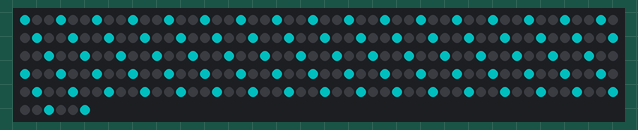
Recording of a sketch running on a simulated Arduino Uno, built with avr-gcc and run on an emulated ATmega328P. On the bench: 256 RGB LEDs in strip order, left to right, continuing on the next row. Dim RGB values are drawn brighter than linear.

Above: at 0.18 s.
At 64.48 s:
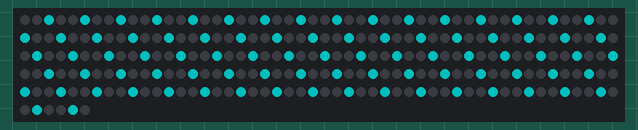
At 129.39 s:
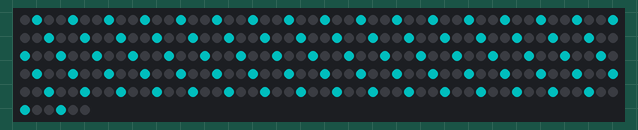

The sketch:

sketch_mar18b.ino
```cpp
#include <Adafruit_NeoPixel.h>

#define PIN 6              // Arduino pin 6 to DIN of 8x32 matrix.
#define LED_COUNT 256      // 8x32 = 256 NeoPixel leds
#define BRIGHTNESS 80      // to reduce current for 256 NeoPixels

Adafruit_NeoPixel strip = Adafruit_NeoPixel(LED_COUNT, PIN, NEO_GRB + NEO_KHZ800);

int i = 0;

void setup()
{
  strip.begin();
  strip.show();            // Initialize all pixels to 'off'
  strip.setBrightness(BRIGHTNESS);   // overall brightness
}


void loop()
{
for (int j=0; j<10; j++)   //do 10 cycles of chasing
  {
    for (int q=0; q < 3; q++)
    {
      for (int i=0; i < strip.numPixels(); i=i+3)
      {
        strip.setPixelColor(i+q, strip.Color(0,255,255));    //turn every third pixel on
      }
      strip.show();

      delay(5);

      for (int i=0; i < strip.numPixels(); i=i+3)
      {
        strip.setPixelColor(i+q, 0);        //turn every third pixel off
      }
    }
  }

}


uint32_t Wheel(byte WheelPos)
{
  if(WheelPos < 85)
  {
   return strip.Color(WheelPos * 3, 255 - WheelPos * 3, 0);
  }
  else if(WheelPos < 170)
  {
   WheelPos -= 85;
   return strip.Color(255 - WheelPos * 3, 0, WheelPos * 3);
  }
  else
  {
   WheelPos -= 170;
   return strip.Color(0, WheelPos * 3, 255 - WheelPos * 3);
  }
}
```
